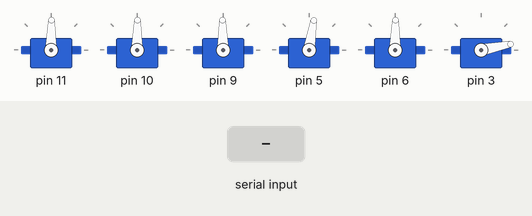
Recording of a sketch running on a simulated Arduino Uno, built with avr-gcc and run on an emulated ATmega328P. Shown: 6 × servo. The inputs (shaded band) are chosen by the test bench. What the sketch prints to the serial monitor is not drawn.

Above: at 9.5 s.
9.6 s: "RED\n" received over Serial
At 11.3 s:
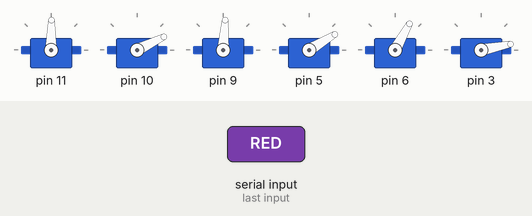
At 16.6 s:
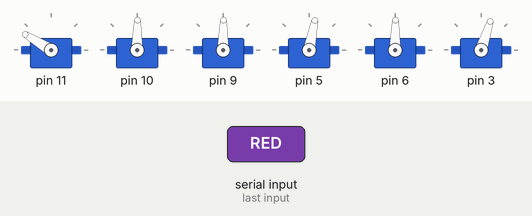
Timing chart, 0 to 23.2 s (numbered marks = the images above; inputs shaded):
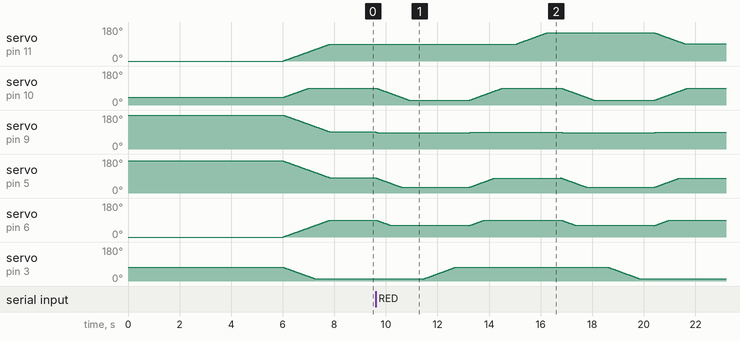

The sketch:

pick_place.ino
```cpp
#include <Braccio.h>
#include <Servo.h>

// Declare servos used by Braccio
Servo base;
Servo shoulder;
Servo elbow;
Servo wrist_rot;
Servo wrist_ver;
Servo gripper;

// Function declarations
void homePosition();
void pickPosition();
void pickObject();
void sortRed();
void sortGreen();

// Home position
#define HOME_BASE       90
#define HOME_SHOULDER   90
#define HOME_ELBOW      90
#define HOME_WRIST_VER  80
#define HOME_WRIST_ROT  90
#define HOME_GRIPPER    10

// Red Bin Position
#define RED_BASE        150
#define RED_SHOULDER    25
#define RED_ELBOW       85
#define RED_WRIST_VER   30
#define RED_WRIST_ROT   60
#define RED_GRIPPER     80

// Green Bin Position
#define GREEN_BASE     180
#define GREEN_SHOULDER 25
#define GREEN_ELBOW    85
#define GREEN_WRIST_VER 30
#define GREEN_WRIST_ROT 60
#define GREEN_GRIPPER   80

// Pickup
#define PICKUP_BASE      90
#define PICKUP_SHOULDER  25
#define PICKUP_ELBOW     85
#define PICKUP_WRIST_VER 30
#define PICKUP_WRIST_ROT 60
#define PICKUP_GRIPPER   80

void setup() {
  Serial.begin(115200);
  Braccio.begin();  // Uses the globally defined servos
  homePosition();
  Serial.println("READY");
}

void loop() {
  if (Serial.available()) {
    String command = Serial.readStringUntil('\n');
    command.trim();

    if (command == "RED") {
      pickObject();
      delay(500);
      sortRed();
      Serial.println("DONE");
    }
    else if (command == "GREEN") {
      pickObject();
      delay(500);
      sortGreen();
      Serial.println("DONE");
    }
  }
}

void homePosition() {
  Braccio.ServoMovement(20, HOME_BASE, HOME_SHOULDER, HOME_ELBOW,
                        HOME_WRIST_VER, HOME_WRIST_ROT, HOME_GRIPPER);
  delay(500);
}

void pickPosition() {
  Braccio.ServoMovement(20, PICKUP_BASE, PICKUP_SHOULDER, PICKUP_ELBOW,
                        PICKUP_WRIST_VER, PICKUP_WRIST_ROT, PICKUP_GRIPPER);
  delay(500);
}

void pickObject() {
  Braccio.ServoMovement(20, PICKUP_BASE, PICKUP_SHOULDER, PICKUP_ELBOW,
                        PICKUP_WRIST_VER, PICKUP_WRIST_ROT, 10); // Open gripper
  delay(500);

  Braccio.ServoMovement(20, PICKUP_BASE, PICKUP_SHOULDER, PICKUP_ELBOW,
                        PICKUP_WRIST_VER, PICKUP_WRIST_ROT, 80); // Close gripper
  delay(500);

  Braccio.ServoMovement(20, HOME_BASE, HOME_SHOULDER, HOME_ELBOW,
                        HOME_WRIST_VER, HOME_WRIST_ROT, 80); // Lift
}

void sortRed() {
  Braccio.ServoMovement(20, RED_BASE, HOME_SHOULDER, HOME_ELBOW,
                        HOME_WRIST_VER, HOME_WRIST_ROT, RED_GRIPPER);
  delay(500);
  Braccio.ServoMovement(20, RED_BASE, RED_SHOULDER, RED_ELBOW,
                        RED_WRIST_VER, RED_WRIST_ROT, RED_GRIPPER);
  delay(500);
  Braccio.ServoMovement(20, RED_BASE, RED_SHOULDER, RED_ELBOW,
                        RED_WRIST_VER, RED_WRIST_ROT, 10); // Release
  delay(500);
  homePosition();
}

void sortGreen() {
  Braccio.ServoMovement(20, GREEN_BASE, HOME_SHOULDER, HOME_ELBOW,
                        HOME_WRIST_VER, HOME_WRIST_ROT, GREEN_GRIPPER);
  delay(500);
  Braccio.ServoMovement(20, GREEN_BASE, GREEN_SHOULDER, GREEN_ELBOW,
                        GREEN_WRIST_VER, GREEN_WRIST_ROT, GREEN_GRIPPER);
  delay(500);
  Braccio.ServoMovement(20, GREEN_BASE, GREEN_SHOULDER, GREEN_ELBOW,
                        GREEN_WRIST_VER, GREEN_WRIST_ROT, 10); // Release
  delay(500);
  homePosition();
}
```

Measured:
- after the input at 9.6 s, servo on pin 11: rises from 89° to 150° in 5.3 s, then falls to 91° in 1.2 s
